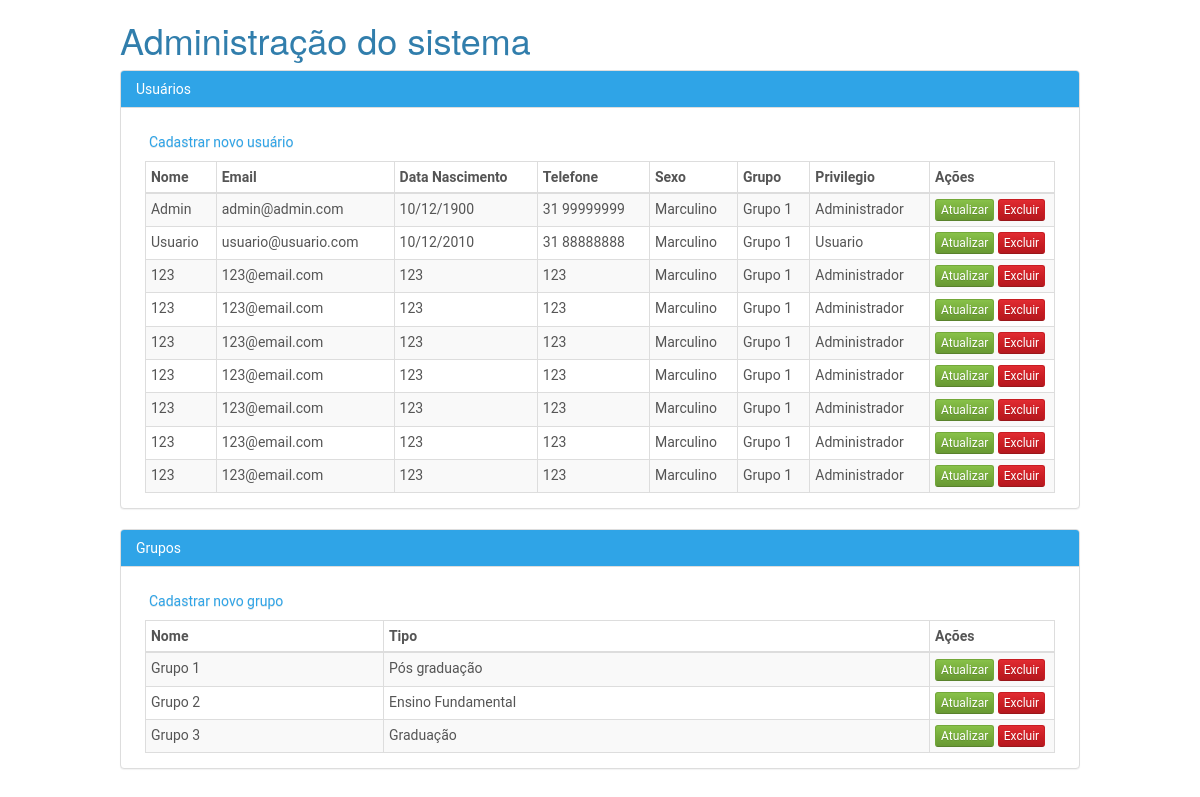
The app's page /admin.php (signed in) with its own data.
### tables this page shows
CREATE TABLE IF NOT EXISTS `usuario` (
  `id` int(11) NOT NULL AUTO_INCREMENT,
  `acesso` int(11) NOT NULL DEFAULT '2',
  `login` varchar(30) NOT NULL,
  `senha` varchar(100) NOT NULL,
  `nome` varchar(100) NOT NULL,
  `email` varchar(40) NOT NULL,
  `codigogrupo` int(11) NOT NULL,
  `datanasc` varchar(20) NOT NULL,
  `sexo` varchar(1) NOT NULL,
  `telefone` varchar(30) NOT NULL,
  PRIMARY KEY (`id`),
  UNIQUE KEY `login` (`login`),
  KEY `codigogrupo` (`codigogrupo`)
);

CREATE TABLE IF NOT EXISTS `grupo` (
  `codigo` int(11) NOT NULL AUTO_INCREMENT,
  `nome` varchar(100) NOT NULL,
  `tipo` varchar(40) NOT NULL,
  PRIMARY KEY (`codigo`)
);

### admin.php (the view, shortened to what this page needs)
<?php
require_once("servidor/conexao.php");
?>
<!DOCTYPE html>
<html lang="en">
	<head>
		<link href="bootstrap-3.3.2/css/bootstrap.min.css" rel="stylesheet">
		<link href="css/admin.css" rel="stylesheet">
	</head>
	<body>
		<div class="content">
			<h1>Administração do sistema</h1>
			<div class="panel panel-primary">
				<div class="panel-heading">Usuários</div>
	  			<div class="panel-body">
					<a href="cadastrarusuario.php" class="btn btn-link">Cadastrar novo usuário</a>
					<div class="row">
						<table class="table table-hover table-condensed table-striped table-bordered">
							<thead>
								<tr>
									<th>Nome</th>
									<th>Email</th>
									<th>Data Nascimento</th>
									<th>Telefone</th>
									<th>Sexo</th>
									<th>Grupo</th>
									<th>Privilegio</th>
									<th>Ações</th>
								</tr>
							</thead>
							<tbody>
								<?php
								$sql = "SELECT u.id, u.nome, u.email, u.datanasc, u.telefone, u.sexo, u.acesso, g.nome as grupo
										FROM usuario as u
										INNER JOIN grupo as g
										ON u.codigogrupo = g.codigo";
								$result = mysqli_query($conexao, $sql, $field=0);
								if (mysqli_num_rows($result) > 0) {
									while($row = mysqli_fetch_assoc($result)) {
									?>
									<tr>
										<td> <?php echo $row['nome']; ?> </td>
										<td> <?php echo $row['email']; ?> </td>
										<td> <?php echo $row['datanasc']; ?> </td>
										<td> <?php echo $row['telefone']; ?> </td>
										<td> <?php echo $row['sexo'] == 'M' ? 'Marculino' : 'Feminino'; ?> </td>
										<td> <?php echo $row['grupo']; ?> </td>
										<td> <?php echo $row['acesso'] == '1' ? 'Administrador' : 'Usuario'; ?> </td>
										<td width="125">
											<a class="btn btn-xs btn-success " href="Atualizar.php?id=<?php echo $row['id']; ?>" > Atualizar</a>
											<a class="btn btn-xs btn-danger" href="Excluir.php?id=<?php echo $row['id']; ?>" > Excluir</a>
										</td>
									</tr>
									<?php
									}
								}
							?>
							</tbody>
						</table>
					</div>
				</div>
			</div>
			<div class="panel panel-primary">
				<div class="panel-heading">Grupos</div>
	  			<div class="panel-body">
					<a href="cadastrargrupo.php" class="btn btn-link">Cadastrar novo grupo</a>
					<div class="row">
						<table class="table table-hover table-condensed table-striped table-bordered">
							<thead>
								<tr>
									<th>Nome</th>
									<th>Tipo</th>
									<th>Ações</th>
								</tr>
							</thead>
							<tbody>
								<?php
								$sql = "SELECT g.nome, g.tipo
										FROM grupo as g";
								$result = mysqli_query($conexao, $sql, $field=0);
								if (mysqli_num_rows($result) > 0) {
									while($row = mysqli_fetch_assoc($result)) {
									?>
									<tr>
										<td> <?php echo $row['nome']; ?> </td>
										<td> <?php echo utf8_encode($row['tipo']); ?> </td>
										<td width="125">
											<a class="btn btn-xs btn-success " href="Atualizar.php?id=<?php echo $row['id']; ?>" > Atualizar</a>
											<a class="btn btn-xs btn-danger" href="Excluir.php?id=<?php echo $row['id']; ?>" > Excluir</a>
										</td>
									</tr>
									<?php
									}
								}
							?>
							</tbody>
						</table>
					</div>
				</div>
			</div>
		</div>
	</body>
</html>

### css/admin.css (style rules this page uses)
body { background-color:#fff; -webkit-font-smoothing: antialiased; font: normal 14px Roboto,arial,sans-serif; width: 100%; }
.content { margin: 0 auto; width: 960px; }
.table { width: 95% !important; margin: 0 auto !important; }

### records on screen
usuario: nome "Admin", email "admin@admin.com", datanasc "10/12/1900", telefone "31 99999999", sexo "Marculino", codigogrupo.nome "Grupo 1", acesso "Administrador"
usuario: nome "Usuario", email "usuario@usuario.com", datanasc "10/12/2010", telefone "31 88888888", sexo "Marculino", codigogrupo.nome "Grupo 1", acesso "Usuario"
usuario: nome "123", email "123@email.com", datanasc "123", telefone "123", sexo "Marculino", codigogrupo.nome "Grupo 1", acesso "Administrador"
usuario: nome "123", email "123@email.com", datanasc "123", telefone "123", sexo "Marculino", codigogrupo.nome "Grupo 1", acesso "Administrador"
usuario: nome "123", email "123@email.com", datanasc "123", telefone "123", sexo "Marculino", codigogrupo.nome "Grupo 1", acesso "Administrador"
usuario: nome "123", email "123@email.com", datanasc "123", telefone "123", sexo "Marculino", codigogrupo.nome "Grupo 1", acesso "Administrador"
usuario: nome "123", email "123@email.com", datanasc "123", telefone "123", sexo "Marculino", codigogrupo.nome "Grupo 1", acesso "Administrador"
usuario: nome "123", email "123@email.com", datanasc "123", telefone "123", sexo "Marculino", codigogrupo.nome "Grupo 1", acesso "Administrador"
usuario: nome "123", email "123@email.com", datanasc "123", telefone "123", sexo "Marculino", codigogrupo.nome "Grupo 1", acesso "Administrador"
grupo: nome "Grupo 1", tipo "Pós graduação"
grupo: nome "Grupo 2", tipo "Ensino Fundamental"
grupo: nome "Grupo 3", tipo "Graduação"
